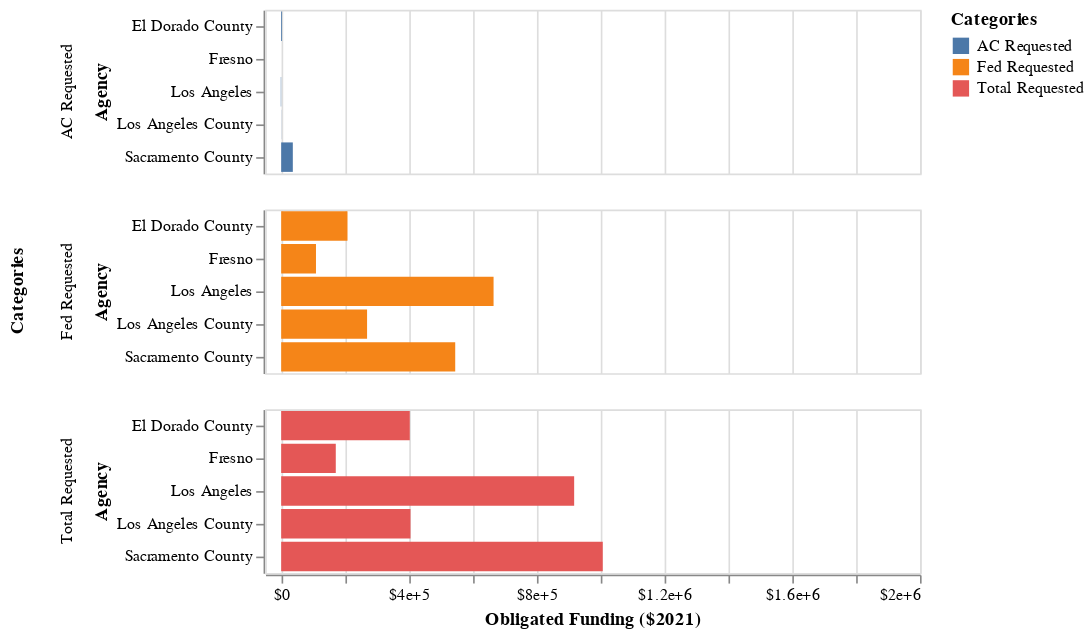
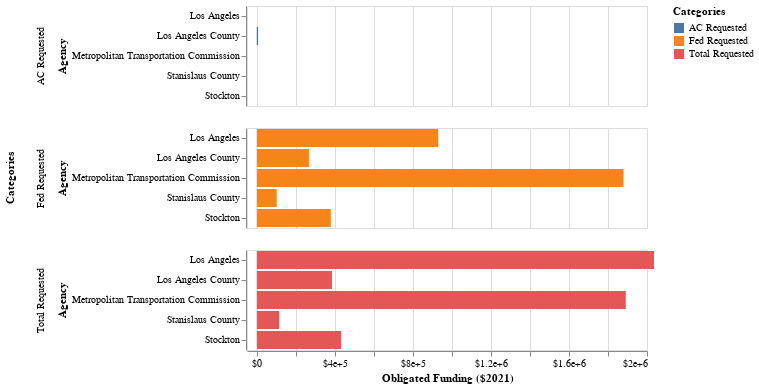
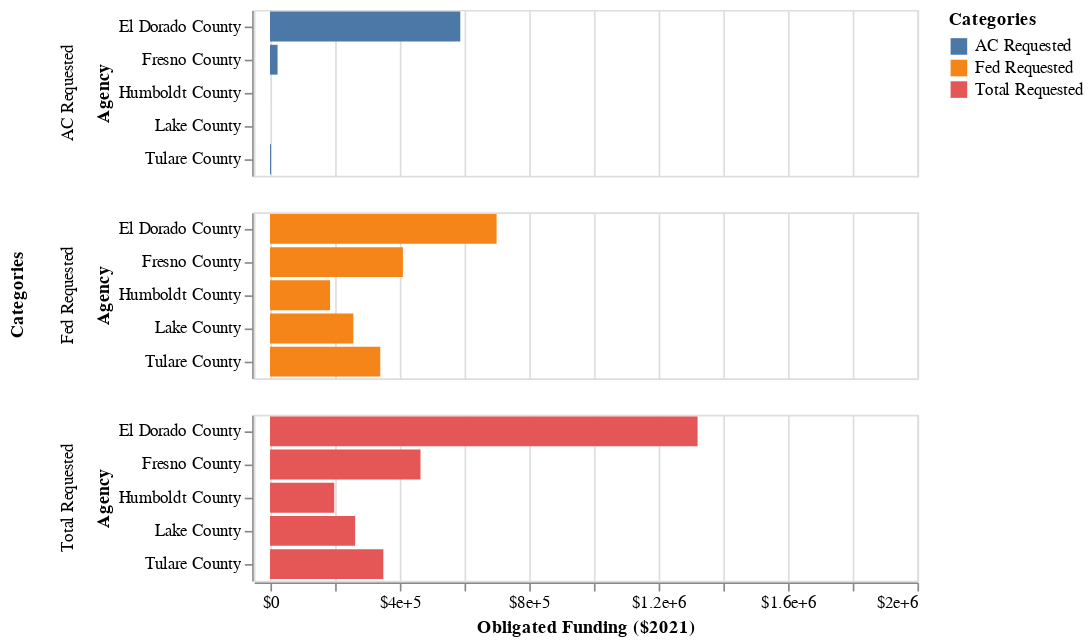
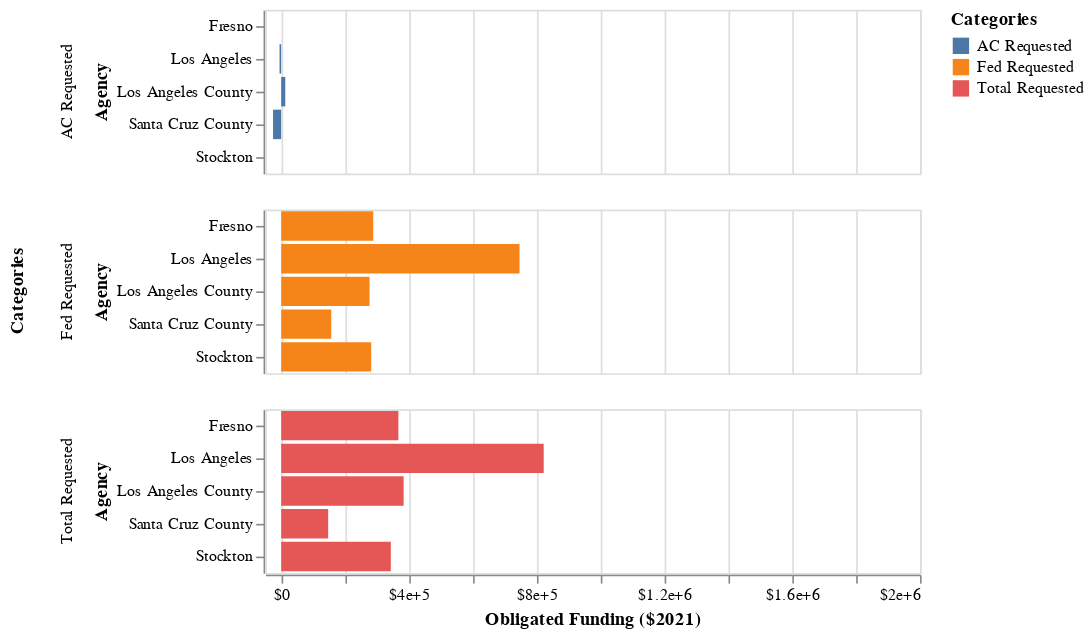

Notebook code for these charts, in order:
### Code cell
work_cat = ['active_transp', 'transit', 'bridge', 'street','freeway', 'infra_resiliency_er',
       'congestion_relief']

for i in work_cat:
    subset = (df>>filter(_[i]==1))
    subset_2 = ((_dla_utils.find_top(subset))>>filter(_.variable=='primary_agency_name')
            >>select(_.value,_.count)).head(5)
    subset_2['Percent of Category'] = (((subset_2['count'])/(len(subset)))*100)
    subset_2 =subset_2.rename(columns = {'value':'Agency', 'count':f'{_dla_utils.labeling(i)} Obligations'})
    
    
    #generate chart:
    
    subset_3= ((subset.groupby(['primary_agency_name']).agg({i:'sum',
                                                    'process_days':'mean',
                                                    'adjusted_total_requested':'mean',
                                                    'adjusted_fed_requested':'mean',
                                                    'adjusted_ac_requested':'mean'}).reset_index())>>arrange(-_[i])).head(5)
    
    subset_3 =subset_3.rename(columns = {'primary_agency_name':'Agency',
                                         'adjusted_total_requested':'Total Requested',
                                         'adjusted_fed_requested':'Fed Requested',
                                         'adjusted_ac_requested':'AC Requested'})
    
    subset_4 = pd.melt(subset_3, id_vars=['Agency'],
        value_vars=['Total Requested','Fed Requested','AC Requested'],
        var_name='Categories', value_name='value'
       )

    ## following cell block makes it hard to change name
    # subset_4 = (subset_3 >> gather('category', 'value', _.adjusted_total_requested,
    #                 _.adjusted_fed_requested,
    #                 _.adjusted_ac_requested,
    #                 ))
    
    chart = (alt.Chart(subset_4).mark_bar().encode(
        x=alt.X('value', axis=alt.Axis(format='$', title='Obligated Funding ($2021)'), scale=alt.Scale(domain=(-50000, 2000000))),
        y=alt.Y("Agency"),
        color='Categories:N',
        row='Categories:N'
    ))
    
    display(Markdown(f'**Top Agencies using {labeling(i)} Projects**'))
    display(subset_2.style.format(formatter={('Percent of Category'): "{:.2f}%"}))
    display(chart)

### Figure 1 — Vega-Lite specification as saved in the notebook (floating-point values rounded to 4 significant figures)
{"config": {"view": {"continuousWidth": 400, "continuousHeight": 300}}, "data": {"name": "data-5da39330906097171c47fda537806d21"}, "mark": "bar", "encoding": {"color": {"field": "Categories", "type": "nominal"}, "row": {"field": "Categories", "type": "nominal"}, "x": {"axis": {"format": "$", "title": "Obligated Funding ($2021)"}, "field": "value", "scale": {"domain": [-50000, 2000000]}, "type": "quantitative"}, "y": {"field": "Agency", "type": "nominal"}}, "$schema": "https://vega.github.io/schema/vega-lite/v4.17.0.json", "datasets": {"data-5da39330906097171c47fda537806d21": [{"Agency": "Los Angeles", "Categories": "Total Requested", "value": 917300.0}, {"Agency": "Sacramento County", "Categories": "Total Requested", "value": 1007000.0}, {"Agency": "Los Angeles County", "Categories": "Total Requested", "value": 404900.0}, {"Agency": "Fresno", "Categories": "Total Requested", "value": 171000.0}, {"Agency": "El Dorado County", "Categories": "Total Requested", "value": 402700.0}, {"Agency": "Los Angeles", "Categories": "Fed Requested", "value": 665000.0}, {"Agency": "Sacramento County", "Categories": "Fed Requested", "value": 544900.0}, {"Agency": "Los Angeles County", "Categories": "Fed Requested", "value": 269000.0}, {"Agency": "Fresno", "Categories": "Fed Requested", "value": 109000.0}, {"Agency": "El Dorado County", "Categories": "Fed Requested", "value": 207700.0}, {"Agency": "Los Angeles", "Categories": "AC Requested", "value": -1212.0}, {"Agency": "Sacramento County", "Categories": "AC Requested", "value": 36500.0}, {"Agency": "Los Angeles County", "Categories": "AC Requested", "value": 368.2}, {"Agency": "Fresno", "Categories": "AC Requested", "value": 0.0}, {"Agency": "El Dorado County", "Categories": "AC Requested", "value": 2717.0}]}}

### Figure 2 — Vega-Lite specification as saved in the notebook (floating-point values rounded to 4 significant figures)
{"config": {"view": {"continuousWidth": 400, "continuousHeight": 300}}, "data": {"name": "data-2bfaf0cbddf01c372641361b93864eb7"}, "mark": "bar", "encoding": {"color": {"field": "Categories", "type": "nominal"}, "row": {"field": "Categories", "type": "nominal"}, "x": {"axis": {"format": "$", "title": "Obligated Funding ($2021)"}, "field": "value", "scale": {"domain": [-50000, 2000000]}, "type": "quantitative"}, "y": {"field": "Agency", "type": "nominal"}}, "$schema": "https://vega.github.io/schema/vega-lite/v4.17.0.json", "datasets": {"data-2bfaf0cbddf01c372641361b93864eb7": [{"Agency": "Los Angeles", "Categories": "Total Requested", "value": 2036000.0}, {"Agency": "Stockton", "Categories": "Total Requested", "value": 431800.0}, {"Agency": "Metropolitan Transportation Commission", "Categories": "Total Requested", "value": 1891000.0}, {"Agency": "Stanislaus County", "Categories": "Total Requested", "value": 114800.0}, {"Agency": "Los Angeles County", "Categories": "Total Requested", "value": 385400.0}, {"Agency": "Los Angeles", "Categories": "Fed Requested", "value": 930000.0}, {"Agency": "Stockton", "Categories": "Fed Requested", "value": 379400.0}, {"Agency": "Metropolitan Transportation Commission", "Categories": "Fed Requested", "value": 1880000.0}, {"Agency": "Stanislaus County", "Categories": "Fed Requested", "value": 102100.0}, {"Agency": "Los Angeles County", "Categories": "Fed Requested", "value": 267200.0}, {"Agency": "Los Angeles", "Categories": "AC Requested", "value": 0.0}, {"Agency": "Stockton", "Categories": "AC Requested", "value": 0.0}, {"Agency": "Metropolitan Transportation Commission", "Categories": "AC Requested", "value": 0.0}, {"Agency": "Stanislaus County", "Categories": "AC Requested", "value": 0.0}, {"Agency": "Los Angeles County", "Categories": "AC Requested", "value": 7087.0}]}}

### Figure 3 — Vega-Lite specification as saved in the notebook (floating-point values rounded to 4 significant figures)
{"config": {"view": {"continuousWidth": 400, "continuousHeight": 300}}, "data": {"name": "data-c6dc7db4926cf3107cac237d69063262"}, "mark": "bar", "encoding": {"color": {"field": "Categories", "type": "nominal"}, "row": {"field": "Categories", "type": "nominal"}, "x": {"axis": {"format": "$", "title": "Obligated Funding ($2021)"}, "field": "value", "scale": {"domain": [-50000, 2000000]}, "type": "quantitative"}, "y": {"field": "Agency", "type": "nominal"}}, "$schema": "https://vega.github.io/schema/vega-lite/v4.17.0.json", "datasets": {"data-c6dc7db4926cf3107cac237d69063262": [{"Agency": "Tulare County", "Categories": "Total Requested", "value": 350100.0}, {"Agency": "Fresno County", "Categories": "Total Requested", "value": 464900.0}, {"Agency": "Humboldt County", "Categories": "Total Requested", "value": 198400.0}, {"Agency": "El Dorado County", "Categories": "Total Requested", "value": 1321000.0}, {"Agency": "Lake County", "Categories": "Total Requested", "value": 262900.0}, {"Agency": "Tulare County", "Categories": "Fed Requested", "value": 340600.0}, {"Agency": "Fresno County", "Categories": "Fed Requested", "value": 410500.0}, {"Agency": "Humboldt County", "Categories": "Fed Requested", "value": 185400.0}, {"Agency": "El Dorado County", "Categories": "Fed Requested", "value": 700000.0}, {"Agency": "Lake County", "Categories": "Fed Requested", "value": 257500.0}, {"Agency": "Tulare County", "Categories": "AC Requested", "value": 3142.0}, {"Agency": "Fresno County", "Categories": "AC Requested", "value": 23360.0}, {"Agency": "Humboldt County", "Categories": "AC Requested", "value": 75.21}, {"Agency": "El Dorado County", "Categories": "AC Requested", "value": 587800.0}, {"Agency": "Lake County", "Categories": "AC Requested", "value": 0.0}]}}

### Figure 4 — Vega-Lite specification as saved in the notebook (floating-point values rounded to 4 significant figures)
{"config": {"view": {"continuousWidth": 400, "continuousHeight": 300}}, "data": {"name": "data-8b2dd2d275694fff5be4b1b434e57701"}, "mark": "bar", "encoding": {"color": {"field": "Categories", "type": "nominal"}, "row": {"field": "Categories", "type": "nominal"}, "x": {"axis": {"format": "$", "title": "Obligated Funding ($2021)"}, "field": "value", "scale": {"domain": [-50000, 2000000]}, "type": "quantitative"}, "y": {"field": "Agency", "type": "nominal"}}, "$schema": "https://vega.github.io/schema/vega-lite/v4.17.0.json", "datasets": {"data-8b2dd2d275694fff5be4b1b434e57701": [{"Agency": "Santa Cruz County", "Categories": "Total Requested", "value": 147200.0}, {"Agency": "Los Angeles", "Categories": "Total Requested", "value": 822000.0}, {"Agency": "Fresno", "Categories": "Total Requested", "value": 367000.0}, {"Agency": "Los Angeles County", "Categories": "Total Requested", "value": 383300.0}, {"Agency": "Stockton", "Categories": "Total Requested", "value": 343300.0}, {"Agency": "Santa Cruz County", "Categories": "Fed Requested", "value": 156800.0}, {"Agency": "Los Angeles", "Categories": "Fed Requested", "value": 746300.0}, {"Agency": "Fresno", "Categories": "Fed Requested", "value": 288400.0}, {"Agency": "Los Angeles County", "Categories": "Fed Requested", "value": 276800.0}, {"Agency": "Stockton", "Categories": "Fed Requested", "value": 281900.0}, {"Agency": "Santa Cruz County", "Categories": "AC Requested", "value": -25380.0}, {"Agency": "Los Angeles", "Categories": "AC Requested", "value": -5041.0}, {"Agency": "Fresno", "Categories": "AC Requested", "value": 0.0}, {"Agency": "Los Angeles County", "Categories": "AC Requested", "value": 12890.0}, {"Agency": "Stockton", "Categories": "AC Requested", "value": 0.0}]}}
